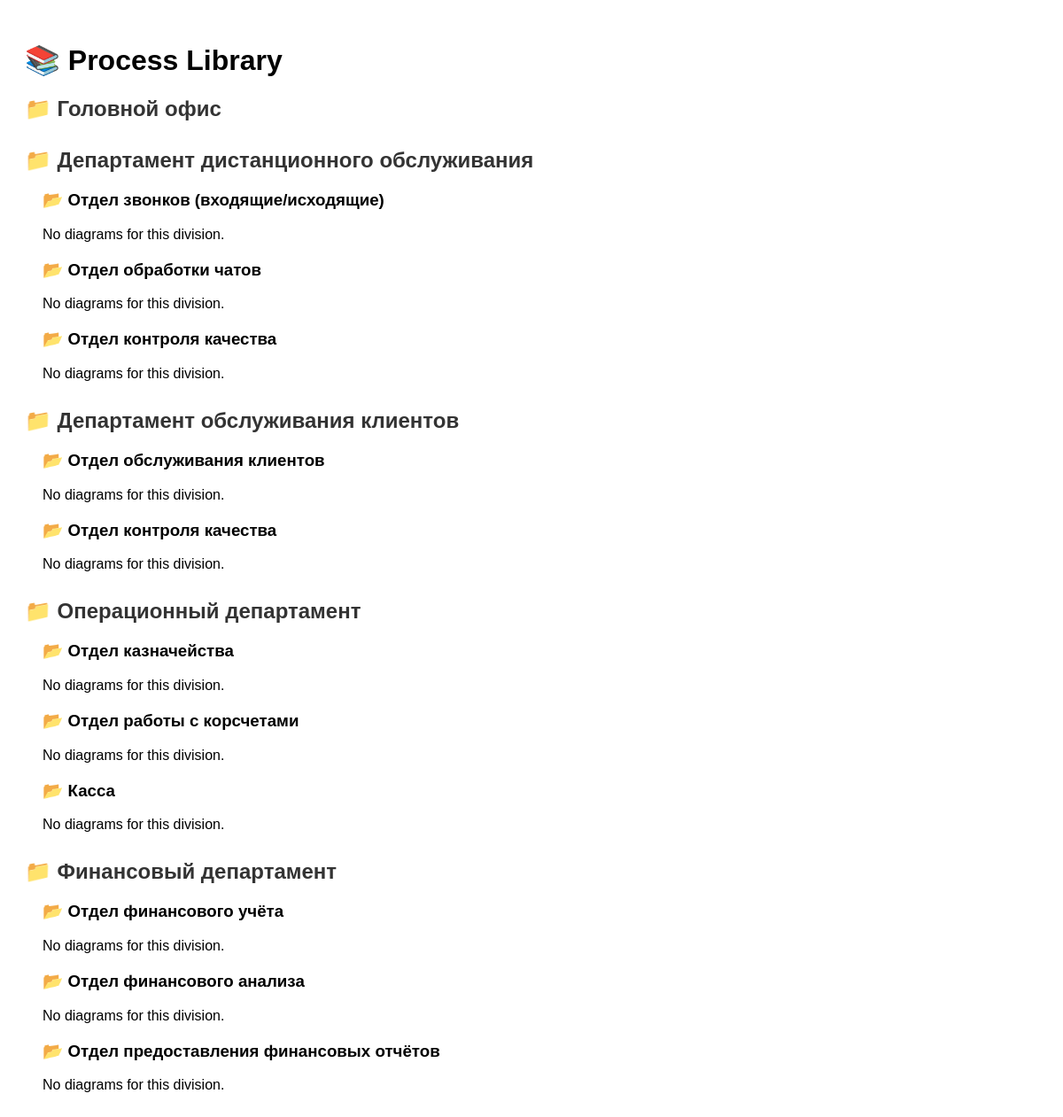
Before: /ru/control/diagrams/ with the older database file.
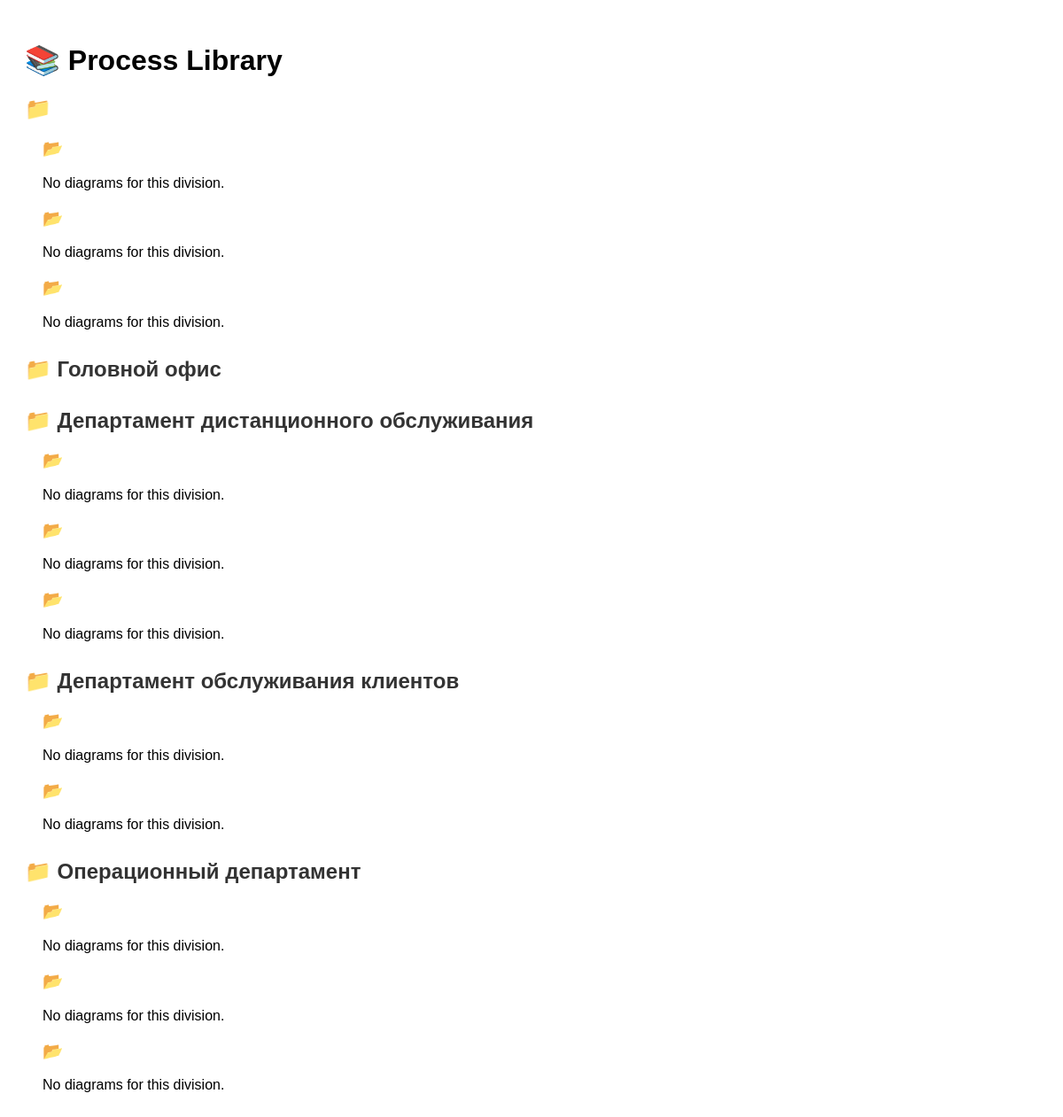
After: the same page with the newer database file.
### control_app/models.py (models this page shows, shortened)
class Department(models.Model):
    name = models.CharField(_("Department"), max_length=200, unique=True)

class Division(models.Model):
    department = models.ForeignKey('Department', on_delete=models.CASCADE, related_name='divisions')
    name = models.CharField(_("Division"), max_length=200)

### control_app/views.py (the view)
# urls.py: path('diagrams/', views.diagram_list, name='diagram_list'),  # Библиотека схем
def diagram_list(request):
    departments = Department.objects.prefetch_related('divisions__processdiagram_set')
    return render(request, 'control_app/diagram_list.html', {
        'departments': departments
    })

### control_app/templates/control_app/diagram_list.html (shortened to what this page needs)
{% load i18n %}
<!DOCTYPE html>
<html lang="{{ LANGUAGE_CODE }}">
<head>
</head>
<body>
    <h1>📚 {% trans "Process Library" %}</h1>
    {% for department in departments %}
        <div class="department">
            <h2>📁 {{ department.name }}</h2>
            {% for division in department.divisions.all %}
                <div class="division">
                    <h3>📂 {{ division.name }}</h3>
                    {% for diagram in division.processdiagram_set.all %}
                        <div class="diagram-card">
                            <div class="diagram-title">{{ diagram.name }}</div>
                            <div class="diagram-meta">
                                {% trans "Created on" %}: {{ diagram.created_at|date:"d.m.Y H:i" }}<br>
                                {% trans "Author" %}: {{ diagram.created_by.username }}
                            </div>
                            <div class="diagram-actions">
                                <a href="#">{% trans "Open" %}</a>
                            </div>
                        </div>
                    {% empty %}
                        <p>{% trans "No diagrams for this division." %}</p>
                    {% endfor %}
                </div>
            {% endfor %}
        </div>
    {% empty %}
        <p>{% trans "No department data available." %}</p>
    {% endfor %}
</body>
</html>

Changed rows visible on the page:
changed Department (number 1 of 5 on the later page): name "Финансовый департамент" → (not shown); moves up the list
changed Division (number 1 of 11 on the later page): name "Отдел финансового учёта" → (not shown)
changed Division (number 2 of 11 on the later page): name "Отдел финансового анализа" → (not shown)
changed Division (number 3 of 11 on the later page): name "Отдел предоставления финансовых отчётов" → (not shown)
changed Division (number 4 of 11 on the later page): name "Отдел звонков (входящие/исходящие)" → (not shown)
changed Division (number 5 of 11 on the later page): name "Отдел обработки чатов" → (not shown)
changed Division (number 6 of 11 on the later page): name "Отдел контроля качества" → (not shown)
changed Division (number 7 of 11 on the later page): name "Отдел обслуживания клиентов" → (not shown)
changed Division (number 8 of 11 on the later page): name "Отдел контроля качества" → (not shown)
changed Division (number 9 of 11 on the later page): name "Отдел казначейства" → (not shown)
changed Division (number 10 of 11 on the later page): name "Отдел работы с корсчетами" → (not shown)
changed Division (number 11 of 11 on the later page): name "Касса" → (not shown)
